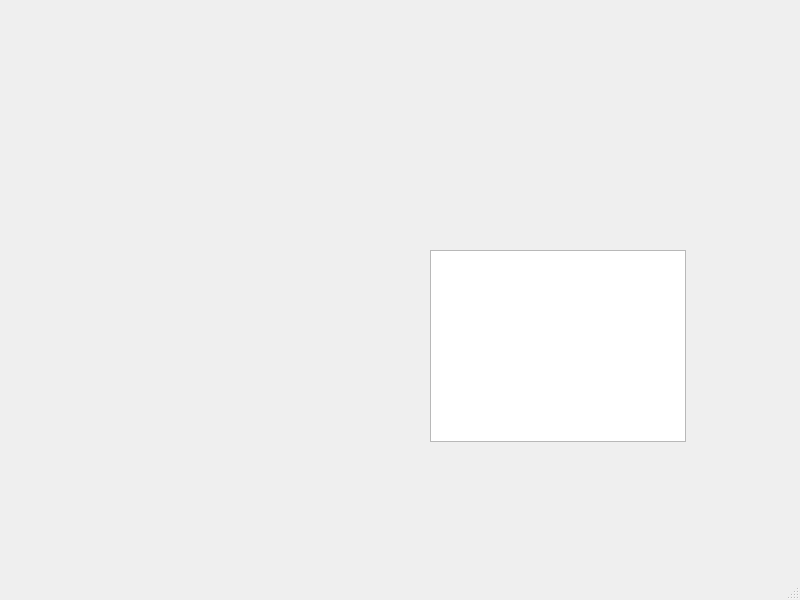
<?xml version="1.0" encoding="UTF-8"?>
<ui version="4.0">
 <class>Secret</class>
 <widget class="QMainWindow" name="Secret">
  <property name="geometry">
   <rect>
    <x>0</x>
    <y>0</y>
    <width>800</width>
    <height>600</height>
   </rect>
  </property>
  <property name="windowTitle">
   <string>MainWindow</string>
  </property>
  <widget class="QWidget" name="centralwidget">
   <widget class="QPushButton" name="buttonPlay">
    <property name="geometry">
     <rect>
      <x>410</x>
      <y>290</y>
      <width>81</width>
      <height>31</height>
     </rect>
    </property>
    <property name="styleSheet">
     <string notr="true">QPushButton#buttonPlay:hover{background-color:rgba(0,0,0,0.5);}
QPushButton#buttonPlay{background-color:rgba(0,0,0,0);border-radius:15px;}
</string>
    </property>
    <property name="text">
     <string/>
    </property>
   </widget>
   <widget class="QPushButton" name="commandeButton">
    <property name="geometry">
     <rect>
      <x>320</x>
      <y>430</y>
      <width>93</width>
      <height>28</height>
     </rect>
    </property>
    <property name="styleSheet">
     <string notr="true">QPushButton#commandeButton:hover{background-color:rgba(0,0,0,0.5);}
QPushButton#commandeButton{background-color:rgba(0,0,0,0);border-radius:15px;}
</string>
    </property>
    <property name="text">
     <string/>
    </property>
   </widget>
   <widget class="QPushButton" name="creditButton">
    <property name="geometry">
     <rect>
      <x>230</x>
      <y>400</y>
      <width>93</width>
      <height>28</height>
     </rect>
    </property>
    <property name="styleSheet">
     <string notr="true">QPushButton#creditButton:hover{background-color:rgba(0,0,0,0.5);}
QPushButton#creditButton{background-color:rgba(0,0,0,0);border-radius:15px;}
</string>
    </property>
    <property name="text">
     <string/>
    </property>
   </widget>
   <widget class="QPushButton" name="top10Button">
    <property name="geometry">
     <rect>
      <x>230</x>
      <y>450</y>
      <width>81</width>
      <height>31</height>
     </rect>
    </property>
    <property name="styleSheet">
     <string notr="true">QPushButton#top10Button:hover{background-color:rgba(0,0,0,0.5);}
QPushButton#top10Button{background-color:rgba(0,0,0,0);border-radius:15px;}
</string>
    </property>
    <property name="text">
     <string/>
    </property>
   </widget>
   <widget class="QPushButton" name="leaveButton">
    <property name="geometry">
     <rect>
      <x>540</x>
      <y>350</y>
      <width>81</width>
      <height>31</height>
     </rect>
    </property>
    <property name="styleSheet">
     <string notr="true">QPushButton#leaveButton:hover{background-color:rgba(0,0,0,0.5);}
QPushButton#leaveButton{background-color:rgba(0,0,0,0);border-radius:15px;}
</string>
    </property>
    <property name="text">
     <string/>
    </property>
   </widget>
   <widget class="QListWidget" name="listLevel">
    <property name="geometry">
     <rect>
      <x>430</x>
      <y>250</y>
      <width>256</width>
      <height>192</height>
     </rect>
    </property>
   </widget>
  </widget>
  <widget class="QMenuBar" name="menubar">
   <property name="geometry">
    <rect>
     <x>0</x>
     <y>0</y>
     <width>800</width>
     <height>26</height>
    </rect>
   </property>
  </widget>
  <widget class="QStatusBar" name="statusbar"/>
 </widget>
 <resources/>
 <connections/>
</ui>
